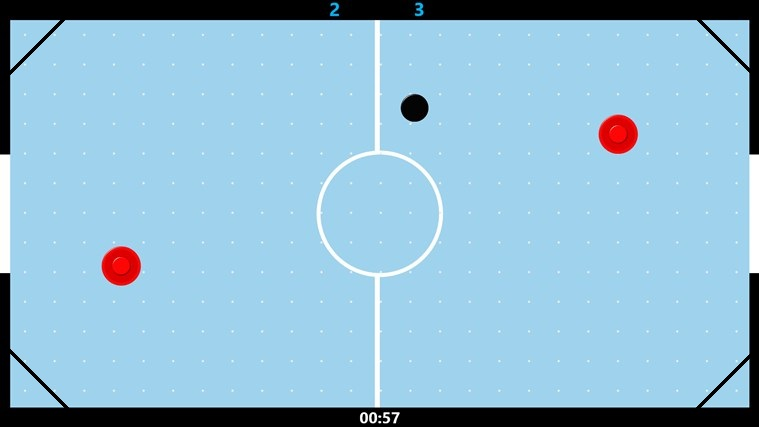
//> input picture frame/ah01.jpg, 759 x 427 px, given in place of the camera
$ ./poly_test3   (built with g++ and OpenCV 4)
//> lines starting //> are read from the running program, lines starting //| are printed output that depends on the picture; after the words box and inside, x2 and y2 are one past the last pixel; in counts of white or black regions, pixels touching at a corner belong together
#include <opencv2/core/core.hpp>
#include <opencv2/imgproc/imgproc.hpp>
#include <opencv2/highgui/highgui.hpp>
#include <opencv/cv.h>
#include <opencv/highgui.h>
#include <time.h>
#include <stdio.h>

#define OUTLINE_COLOR   CV_RGB( 255, 0, 0)
#define HOLE_COLOR      CV_RGB( 0, 255, 0)
#define VIRTEX_COLOR    CV_RGB( 0, 0, 255)

#define CAM_PIX_2HEIGHT (2 * CAM_PIX_HEIGHT)
#define CAM_PIX_WIDTH  160
#define CAM_PIX_HEIGHT 120

using namespace cv;

void DrawNextContour(
    IplImage *img,    //ﾗﾍﾞﾘﾝｸﾞ結果を描画するIplImage(8Bit3chｶﾗｰ)
    CvSeq *Contour, //輪郭へのﾎﾟｲﾝﾀ
    int Level            //輪郭のﾚﾍﾞﾙ(階層)
);

double perimeter_max;
CvSeq *max_perimeter_contor;

//各種輪郭の特徴量の取得
void GetContourFeature(CvSeq *Contour) {
    //面積
    double Area = fabs(cvContourArea(Contour, CV_WHOLE_SEQ));
    //周囲長
    double Perimeter = cvArcLength(Contour);
    //円形度
    double CircleLevel = 4.0 * CV_PI * Area / (Perimeter * Perimeter);

    //傾いていない外接四角形領域(ﾌｨﾚ径)
    CvRect rect = cvBoundingRect(Contour);

    if(perimeter_max < Perimeter) {
        perimeter_max = Perimeter;
        max_perimeter_contor = Contour;
    }
}

////////////////////////////////////////////////////////////////
//  子の輪郭を描画する｡
////////////////////////////////////////////////////////////////
// [30 lines left out: function DrawChildContour, not called in this run]

////////////////////////////////////////////////////////////////
//  次の輪郭を描画する｡
////////////////////////////////////////////////////////////////
void DrawNextContour(
    IplImage *img,    //ﾗﾍﾞﾘﾝｸﾞ結果を描画するIplImage(8Bit3chｶﾗｰ)
    CvSeq *Contour, //輪郭へのﾎﾟｲﾝﾀ
    int Level            //輪郭のﾚﾍﾞﾙ(階層)
) {

    // 輪郭を描画する色の設定
    CvScalar ContoursColor;

    if ((Level % 2) == 1) {
        //白の輪郭の場合､赤で輪郭を描画
        ContoursColor = CV_RGB( 255, 0, 0 );
    } else {
        //黒の輪郭の場合､青で輪郭を描画
        ContoursColor = CV_RGB( 0, 0, 255 );
    }

    //輪郭の描画
    //cvDrawContours( img, Contour, ContoursColor, ContoursColor, 0, 2);

    //各種輪郭の特徴量の取得
    GetContourFeature(Contour); //←ｵﾘｼﾞﾅﾙ関数です｡(詳細は後述)

    if (Contour->h_next != NULL)
        //次の輪郭がある場合は次の輪郭を描画
        DrawNextContour(img, Contour->h_next, Level);

    if (Contour->v_next != NULL)
        //子の輪郭がある場合は子の輪郭を描画
        DrawChildContour(img, Contour->v_next, Level + 1);
}

////////////////////////////////////////////////////////////////
//  ﾗﾍﾞﾘﾝｸﾞ処理
////////////////////////////////////////////////////////////////
void cv_Labelling(
    IplImage *src_img,       //入力画像(8Bitﾓﾉｸﾛ)
    IplImage *dst_img        //出力画像(8Bit3chｶﾗｰ)
) {

    CvMemStorage *storage = cvCreateMemStorage (0);
    CvSeq *contours = NULL;

    if (src_img == NULL)
        return;

    // 画像の二値化【判別分析法(大津の二値化)】
    cvThreshold (src_img, src_img, 0, 255, CV_THRESH_BINARY | CV_THRESH_OTSU);

    // 輪郭の検出(戻り値は取得した輪郭の全個数)
    int find_contour_num = cvFindContours (
                               src_img,                     // 入力画像
                               storage,                      // 抽出された輪郭を保存する領域
                               &contours,                  // 一番外側の輪郭へのﾎﾟｲﾝﾀへのﾎﾟｲﾝﾀ
                               sizeof (CvContour),      // ｼｰｹﾝｽﾍｯﾀﾞのｻｲｽﾞ
                               CV_RETR_EXTERNAL,       // 抽出ﾓｰﾄﾞ
                               // CV_RETR_EXTERNAL - 最も外側の輪郭のみ抽出
                               // CV_RETR_LIST - 全ての輪郭を抽出し,ﾘｽﾄに追加
                               // CV_RETR_CCOMP - 全ての輪郭を抽出し,
                               // 二つのﾚﾍﾞﾙを持つ階層構造を構成する.
                               // 1番目のﾚﾍﾞﾙは連結成分の外側の境界線,
                               // 2番目のﾚﾍﾞﾙは穴(連結成分の内側に存在する)の境界線.
                               // CV_RETR_TREE - 全ての輪郭を抽出し,
                               // 枝分かれした輪郭を完全に表現する階層構造を構成する.
                               CV_CHAIN_APPROX_NONE    // CV_CHAIN_APPROX_SIMPLE:輪郭の折れ線の端点を取得
                               // CV_CHAIN_APPROX_NONE: 輪郭の全ての点を取得
                               // Teh-Chinﾁｪｰﾝの近似ｱﾙｺﾞﾘｽﾞﾑ中の一つを適用する
                               // CV_CHAIN_APPROX_TC89_L1
                               // CV_CHAIN_APPROX_TC89_KCOS
                           );

    if (contours != NULL) {
        //処理後画像を0(黒)で初期化
        cvSet(dst_img, CV_RGB( 0, 0, 0 ));
        //輪郭の描画
        DrawNextContour(dst_img, contours, 1);
    }

    cvDrawContours( dst_img, max_perimeter_contor, CV_RGB( 255, 0, 0 ), CV_RGB( 255, 0, 0 ), 0, 2);
        for ( int i = 0; i < max_perimeter_contor->total; i++) {
        CvPoint *point = CV_GET_SEQ_ELEM (CvPoint, max_perimeter_contor, i);
        //std::cout << "x:" << point->x << ", y:" << point->y  << std::endl;
    }
	// [7 lines of commented-out code are left out]
    cvReleaseMemStorage (&storage);
}


//---------------------------------------------------------------
//【関数名　】：cv_ColorExtraction
//【処理概要】：色抽出
//【引数　　】：src_img        = 入力画像(8bit3ch)
//　　　　　　：dst_img        = 出力画像(8bit3ch)
//　　　　　　：code        = 色空間の指定（CV_BGR2HSV,CV_BGR2Labなど）
//　　　　　　：ch1_lower    = ch1のしきい値(小)
//　　　　　　：ch1_upper    = ch1のしきい値(大)
//　　　　　　：ch2_lower    = ch2のしきい値(小)
//　　　　　　：ch2_upper    = ch2のしきい値(大)
//　　　　　　：ch3_lower    = ch3のしきい値(小)
//　　　　　　：ch3_upper    = ch3のしきい値(大)
//【戻り値　】：なし
//【備考　　】：lower <= upperの場合、lower以上upper以下の範囲を抽出、
//　　　　　　：lower >  upperの場合、upper以下lower以上の範囲を抽出します。
//---------------------------------------------------------------
void cv_ColorExtraction(IplImage* src_img, IplImage* dst_img,
                        int code,
                        int ch1_lower, int ch1_upper,
                        int ch2_lower, int ch2_upper,
                        int ch3_lower, int ch3_upper
                       ) {

    int i, k;

    IplImage *Color_img;
    IplImage *ch1_img, *ch2_img, *ch3_img;
    IplImage *Mask_img;

    int lower[3];
    int upper[3];
    int val[3];

    CvMat *lut;

    //codeに基づいたカラー変換
    Color_img = cvCreateImage(cvGetSize(src_img), src_img->depth, src_img->nChannels);
    cvCvtColor(src_img, Color_img, code);

    //3ChのLUT作成
    lut    = cvCreateMat(256, 1, CV_8UC3);

    lower[0] = ch1_lower;
    lower[1] = ch2_lower;
    lower[2] = ch3_lower;

    upper[0] = ch1_upper;
    upper[1] = ch2_upper;
    upper[2] = ch3_upper;

    for (i = 0; i < 256; i++) {
        for (k = 0; k < 3; k++) {
            if (lower[k] <= upper[k]) {
                if ((lower[k] <= i) && (i <= upper[k])) {
                    val[k] = 255;
                } else {
                    val[k] = 0;
                }
            } else {
                if ((i <= upper[k]) || (lower[k] <= i)) {
                    val[k] = 255;
                } else {
                    val[k] = 0;
                }
            }
        }
        //LUTの設定
        cvSet1D(lut, i, cvScalar(val[0], val[1], val[2]));
    }

    //3ChごとのLUT変換（各チャンネルごとに２値化処理）
    cvLUT(Color_img, Color_img, lut);
    cvReleaseMat(&lut);

    //各チャンネルごとのIplImageを確保する
    ch1_img = cvCreateImage(cvGetSize(Color_img), Color_img->depth, 1);
    ch2_img = cvCreateImage(cvGetSize(Color_img), Color_img->depth, 1);
    ch3_img = cvCreateImage(cvGetSize(Color_img), Color_img->depth, 1);

    //チャンネルごとに二値化された画像をそれぞれのチャンネルに分解する
    cvSplit(Color_img, ch1_img, ch2_img, ch3_img, NULL);

    //3Ch全てのANDを取り、マスク画像を作成する。
    Mask_img = cvCreateImage(cvGetSize(Color_img), Color_img->depth, 1);
    cvAnd(ch1_img, ch2_img, Mask_img);
    cvAnd(Mask_img, ch3_img, Mask_img);

    //入力画像(src_img)のマスク領域を出力画像(dst_img)へコピーする
    cvZero(dst_img);
    cvCopy(src_img, dst_img, Mask_img);

    //解放
    cvReleaseImage(&Color_img);
    cvReleaseImage(&ch1_img);
    cvReleaseImage(&ch2_img);
    cvReleaseImage(&ch3_img);
    cvReleaseImage(&Mask_img);

}

int main(int argc, char* argv[])
{
    IplImage *src_img, *dst_img, *poly_dst, *poly_tmp, *poly_gray, *ipl_concat;
    CvMemStorage *contStorage = cvCreateMemStorage(0);
    CvSeq *contours;
    CvTreeNodeIterator polyIterator;
    int found = 0;
    int i;
    CvPoint poly_point;

    // ポリライン近似
    CvMemStorage *polyStorage = cvCreateMemStorage(0);
    CvSeq *polys, *poly;

    CvCapture* capture_robot_side;
    CvCapture* capture_human_side;
    capture_robot_side = cvCaptureFromCAM(0);
    capture_human_side = cvCaptureFromCAM(1);

    int c;
    int fps=30;
    int iSliderValue1 = 50;
    int iSliderValue2 = 50;

    // size設定
    cvSetCaptureProperty(capture_robot_side,CV_CAP_PROP_FRAME_WIDTH,CAM_PIX_WIDTH);
    cvSetCaptureProperty(capture_robot_side,CV_CAP_PROP_FRAME_HEIGHT,CAM_PIX_HEIGHT);
    cvSetCaptureProperty(capture_human_side,CV_CAP_PROP_FRAME_WIDTH,CAM_PIX_WIDTH);
    cvSetCaptureProperty(capture_human_side,CV_CAP_PROP_FRAME_HEIGHT,CAM_PIX_HEIGHT);
    //fps設定
    cvSetCaptureProperty(capture_robot_side,CV_CAP_PROP_FPS,fps);
    cvSetCaptureProperty(capture_human_side,CV_CAP_PROP_FPS,fps);

    // 画像ファイルポインタの宣言
    IplImage* img_robot_side = cvQueryFrame(capture_robot_side);
//> img_robot_side is the input picture: 427 rows x 759 cols, CV_8UC3; mean B, G, R 208.8, 185.8, 143.5
    IplImage* img_human_side = cvQueryFrame(capture_human_side);
    IplImage* img_all_round = cvCreateImage(cvSize(CAM_PIX_WIDTH, CAM_PIX_2HEIGHT), IPL_DEPTH_8U, 3);
    IplImage* img2  = cvCreateImage(cvGetSize(img_all_round), IPL_DEPTH_8U, 3);
    IplImage* show_img  = cvCreateImage(cvGetSize(img_all_round), IPL_DEPTH_8U, 3);

    //IplImage* -> Mat
    cv::Mat pre_src;
    cv::Mat pre_dst;
    pre_src = cv::cvarrToMat(img_robot_side);
    int iBrightness  = iSliderValue1 - 50;
    double dContrast = iSliderValue2 / 50.0;
    pre_src.convertTo(pre_dst, -1, dContrast, iBrightness);
    //明るさ調整した結果を変換(Mat->IplImage*)して渡す。その後解放。
    *img_robot_side = pre_dst;
    pre_src.release();

    cv::Mat mat_frame1;
    cv::Mat mat_frame2;
    cv::Mat dst_img_v;
    cv::Mat dst_bright_cont;
    int rotate_times = 0;

    img2 = cvCloneImage(img_all_round);
    show_img = cvCloneImage(img_all_round);
    img_robot_side = cvQueryFrame(capture_robot_side);
    img_human_side = cvQueryFrame(capture_human_side);
    //IplImage* -> Mat
    mat_frame1 = cv::cvarrToMat(img_robot_side);
    mat_frame2 = cv::cvarrToMat(img_human_side);
    //上下左右を反転。本番環境では、mat_frame1を反転させる
    cv::flip(mat_frame2, mat_frame2, 0); //水平軸で反転（垂直反転）
    cv::flip(mat_frame2, mat_frame2, 1); //垂直軸で反転（水平反転）
    vconcat(mat_frame2, mat_frame1, dst_img_v);
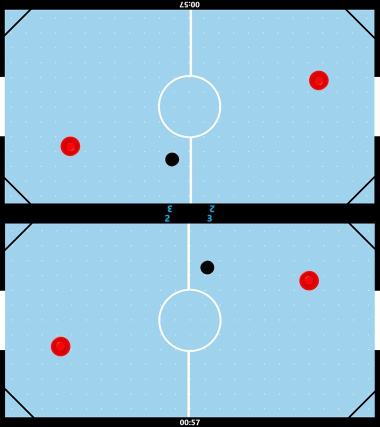
//> dst_img_v: 854 rows x 759 cols, CV_8UC3 (shown at 1/2 size); mean B, G, R 208.8, 185.8, 143.5

    iBrightness  = iSliderValue1 - 50;
    dContrast = iSliderValue2 / 50.0;
    //mat_frame1.convertTo(dst_bright_cont, -1, dContrast, iBrightness);
    dst_img_v.convertTo(dst_bright_cont, -1, dContrast, iBrightness); //１枚にした画像をコンバート
    //明るさ調整した結果を変換(Mat->IplImage*)して渡す。その後解放。
    //*img_robot_side = dst_bright_cont;
    *img_all_round = dst_bright_cont;

    IplImage ipl_tmp = dst_img_v;
    ipl_concat = cvCreateImage( cvGetSize( &ipl_tmp), IPL_DEPTH_8U, 3);
    cvCopy(&ipl_tmp, ipl_concat);

    mat_frame1.release();
    mat_frame2.release();

    // (1)画像を読み込む
    /*if ((src_img = cvLoadImage ("../camera/photodir/capmallet1.png", CV_LOAD_IMAGE_GRAYSCALE)) == 0)
        return -1;*/

    if ((dst_img = cvLoadImage ("../camera/photodir/capmallet1.png", CV_LOAD_IMAGE_COLOR )) == 0)
        return -1;
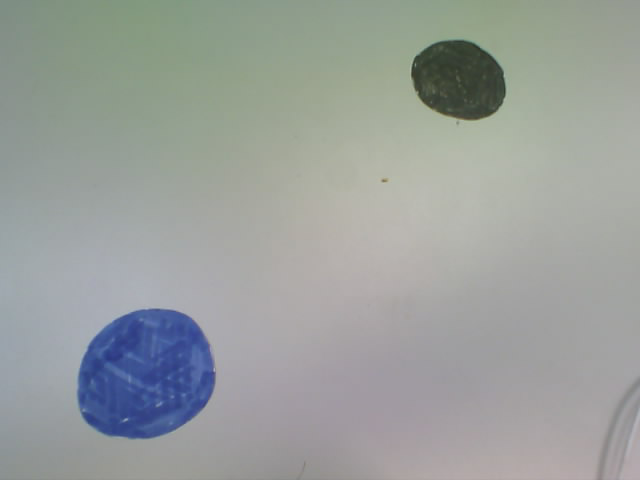
//> input picture camera/photodir/capmallet1.png, 640 x 480 px
//> dst_img is the input picture: 480 rows x 640 cols, CV_8UC3; mean B, G, R 155.8, 158.8, 154.1
    IplImage *scale_image=cvCreateImage(cvSize(160, 120), IPL_DEPTH_8U, 3);
    cvResize(dst_img, scale_image, CV_INTER_LINEAR);
    src_img = cvCreateImage(cvGetSize(ipl_concat), IPL_DEPTH_8U, 1);
    IplImage* dst_img_pack = cvCreateImage(cvGetSize(ipl_concat), IPL_DEPTH_8U, 3);
	cv_ColorExtraction(ipl_concat, dst_img_pack, CV_BGR2HSV, 0, 54, 77, 255, 0, 255);
//> in cv_ColorExtraction, `cvLUT(Color_img, Color_img, lut);`:
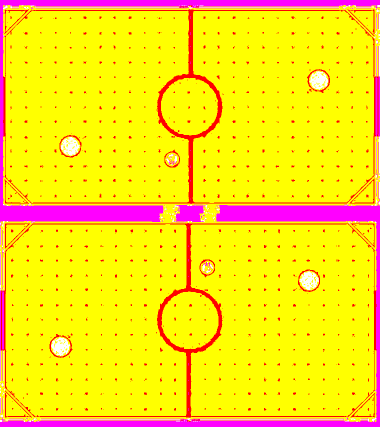
//> Color_img: 854 rows x 759 cols, CV_8UC3 (shown at 1/2 size); mean B, G, R 22.6, 222.3, 255
//> in cv_ColorExtraction, `cvSplit(Color_img, ch1_img, ch2_img, ch3_img, NULL);`:
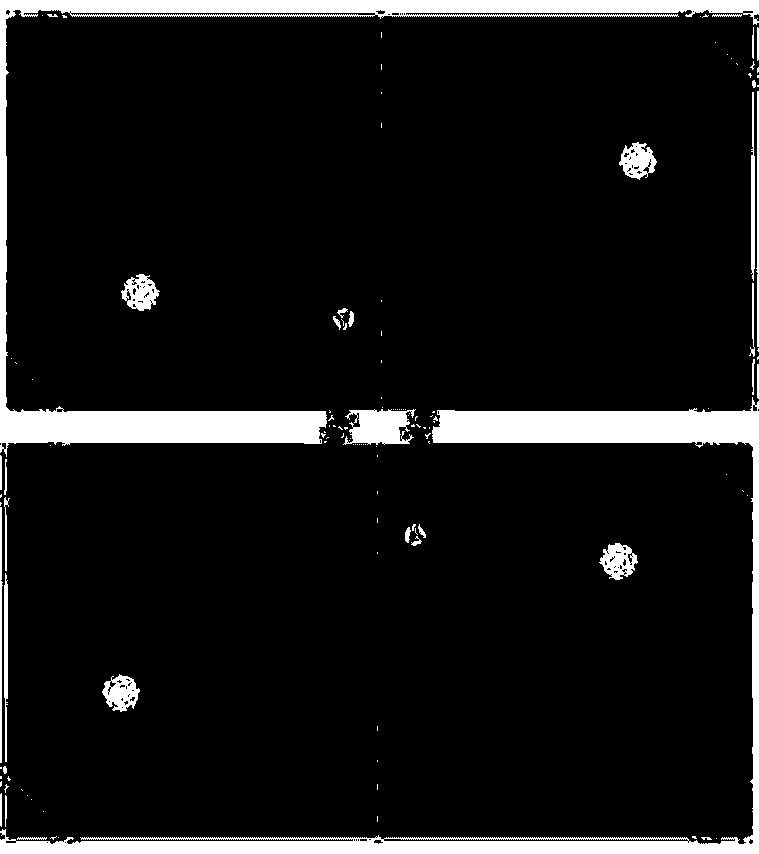
//> ch1_img: 854 rows x 759 cols, CV_8UC1; 8.9% white; 133 white regions (100 under 20 px), largest, box (x1, y1, x2, y2) and area: (0, 0, 759, 457) 24085, (0, 397, 759, 854) 24085, (343, 409, 416, 445) 1800
//> in cv_ColorExtraction, `cvSplit(Color_img, ch1_img, ch2_img, ch3_img, NULL);`:
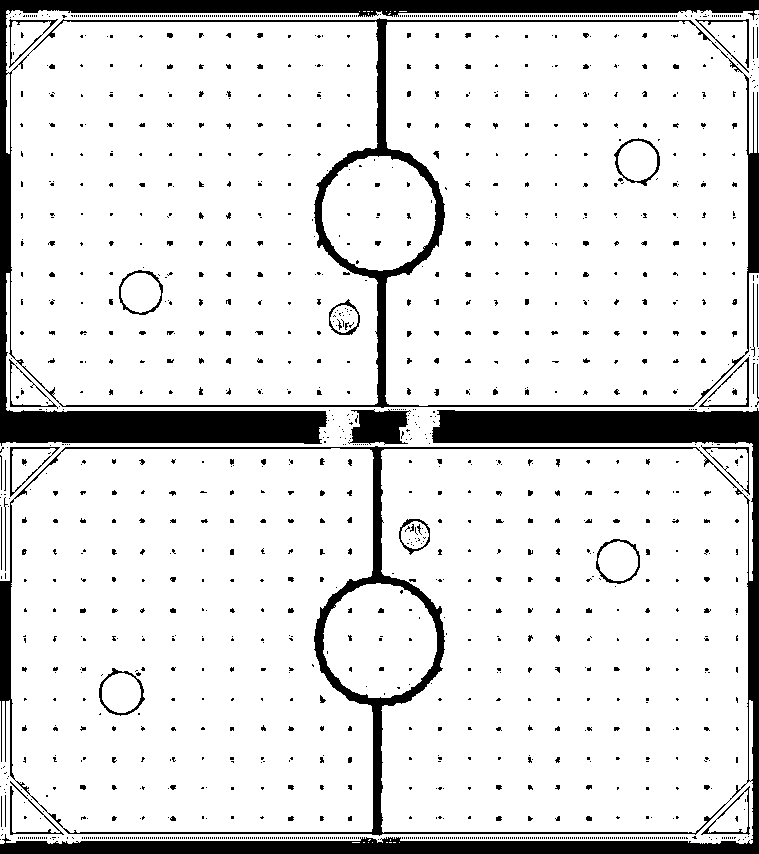
//> ch2_img: 854 rows x 759 cols, CV_8UC1; 87.2% white; 1647 black regions (1496 under 20 px), largest, box (x1, y1, x2, y2) and area: (0, 0, 759, 446) 33490, (0, 408, 759, 854) 33490, (348, 409, 411, 445) 1576

	cvCvtColor(dst_img_pack, src_img, CV_BGR2GRAY);
    cv_Labelling(src_img, ipl_concat);
//> in cv_Labelling, `int find_contour_num = cvFindContours ( src_img, storage, &contours, s..`: contours = 4 contours; box (x1, y1, x2, y2) and area: (599, 543, 638, 580) 890, (121, 274, 160, 311) 890, (102, 674, 140, 712) 882, (619, 142, 657, 180) 882; find_contour_num = 4
//> in GetContourFeature, `double Area = fabs(cvContourArea(Contour, CV_WHOLE_SEQ));`: Area = 882.5
//> in GetContourFeature, `double Perimeter = cvArcLength(Contour);`: Perimeter = 169.1
//> in GetContourFeature, `double CircleLevel = 4.0 * CV_PI * Area / (Perimeter * Perimeter);`: CircleLevel = 0.388
//> in GetContourFeature, `CvRect rect = cvBoundingRect(Contour);`: rect = Rect(102, 674, 38, 38)
//> in GetContourFeature, `perimeter_max = Perimeter;`: perimeter_max = 169.1
//> in GetContourFeature, `max_perimeter_contor = Contour;`: max_perimeter_contor has the same summary as contours in cv_Labelling
//> in DrawNextContour (call 3), `DrawNextContour(img, Contour->h_next, Level);`: Contour->h_next = 1 contour; box (x1, y1, x2, y2) and area: (619, 142, 657, 180) 882
//> in DrawNextContour (call 2), `DrawNextContour(img, Contour->h_next, Level);`: Contour->h_next = 2 contours; box (x1, y1, x2, y2) and area: (121, 274, 160, 311) 890, (619, 142, 657, 180) 882
//> in DrawNextContour, `DrawNextContour(img, Contour->h_next, Level);`: Contour->h_next = 3 contours; box (x1, y1, x2, y2) and area: (599, 543, 638, 580) 890, (121, 274, 160, 311) 890, (619, 142, 657, 180) 882
//> the loop in cv_Labelling, `for ( int i = 0; i < max_perimeter_contor->total; i++)` made 143 passes

    poly_gray = cvCreateImage( cvGetSize(ipl_concat),IPL_DEPTH_8U,1);
    cvCvtColor(ipl_concat, poly_gray, CV_BGR2GRAY);
//> poly_gray: 854 rows x 759 cols, CV_8UC1; values 0 (black) and 76 (white), 0.08% white; 1 white region, box (x1, y1, x2, y2) and area: (101, 673, 141, 713) 500

    poly_tmp = cvCreateImage( cvGetSize( poly_gray), IPL_DEPTH_8U, 1);
    poly_dst = cvCreateImage( cvGetSize( poly_gray), IPL_DEPTH_8U, 3);
    cvCopy( poly_gray, poly_tmp);
    cvCvtColor( poly_gray, poly_dst, CV_GRAY2BGR);
//> poly_dst: 854 rows x 759 cols, CV_8UC3; values 0 (black) and 76 (white), 0.08% white; 1 white region

    // 輪郭抽出
    found = cvFindContours( poly_tmp, contStorage, &contours, sizeof( CvContour), CV_RETR_EXTERNAL, CV_CHAIN_APPROX_SIMPLE);
//> poly_tmp: 854 rows x 759 cols, CV_8UC1; min 0, max 130, mean 0
//> found = 1; contours = 1 contour; box (x1, y1, x2, y2) and area: (101, 673, 141, 713) 1090

    // ポリライン近似
    polys = cvApproxPoly( contours, sizeof( CvContour), polyStorage, CV_POLY_APPROX_DP, 8, 10);
//> polys = 1 contour; box (x1, y1, x2, y2) and area: (101, 673, 141, 713) 768

     // 表示
    //cvDrawContours( poly_dst, contours, OUTLINE_COLOR, HOLE_COLOR, 10, 2, 4, cvPoint( 0, 0));

    cvInitTreeNodeIterator( &polyIterator, ( void*)polys, 10);
    while( (poly = (CvSeq *)cvNextTreeNode( &polyIterator)) != NULL)
    {
            for( i=0; i<poly->total; i++)
            {
                poly_point = *( CvPoint*)cvGetSeqElem( poly, i);
                cvCircle( poly_dst, poly_point, 1, CV_RGB(255, 0 , 255), -1);
                cvCircle( poly_dst, poly_point, 8, CV_RGB(255, 0 , 255));
                std::cout << "x:" << poly_point.x << ", y:" << poly_point.y  << std::endl;
            }
    }
//> this loop made 1 pass
//> poly_point on pass 1: Point(140, 688)
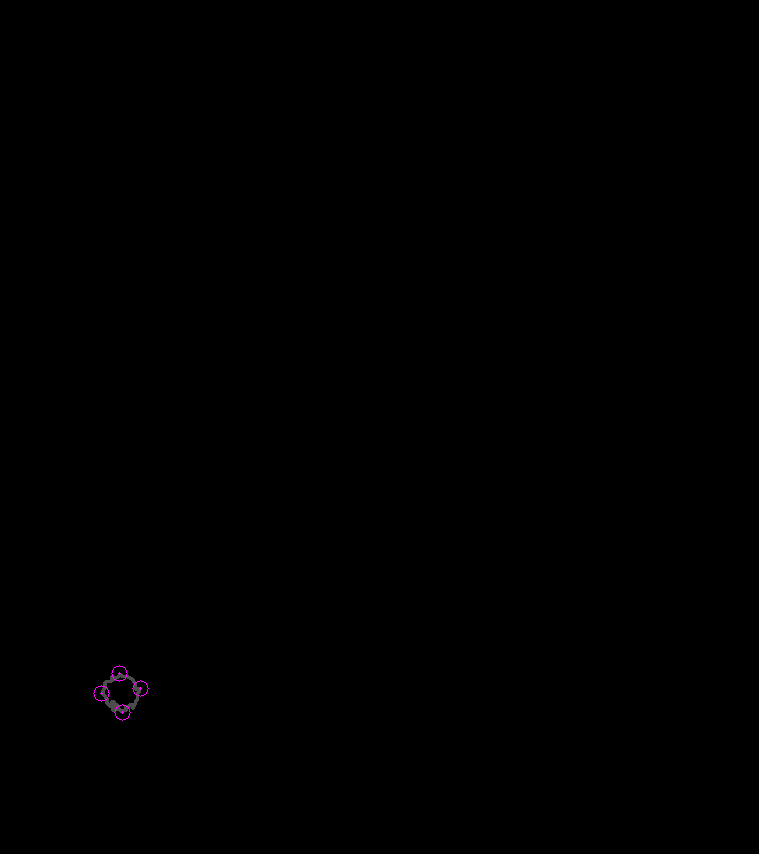
//> poly_dst: 854 rows x 759 cols, CV_8UC3; mean B, G, R 0.1, 0.1, 0.1
//> after the loop, poly = 0 contours

    // [18 lines of commented-out code are left out]

    cvNamedWindow ("Image", CV_WINDOW_AUTOSIZE);
    cvNamedWindow ("Poly", CV_WINDOW_AUTOSIZE);
    while(1) {
        img2 = cvCloneImage(img_all_round);
        show_img = cvCloneImage(img_all_round);
        img_robot_side = cvQueryFrame(capture_robot_side);
        img_human_side = cvQueryFrame(capture_human_side);
        //IplImage* -> Mat
        mat_frame1 = cv::cvarrToMat(img_robot_side);
        mat_frame2 = cv::cvarrToMat(img_human_side);
        //上下左右を反転。本番環境では、mat_frame1を反転させる
        cv::flip(mat_frame2, mat_frame2, 0); //水平軸で反転（垂直反転）
        cv::flip(mat_frame2, mat_frame2, 1); //垂直軸で反転（水平反転）
        vconcat(mat_frame2, mat_frame1, dst_img_v);

        iBrightness  = iSliderValue1 - 50;
        dContrast = iSliderValue2 / 50.0;
        //mat_frame1.convertTo(dst_bright_cont, -1, dContrast, iBrightness);
        dst_img_v.convertTo(dst_bright_cont, -1, dContrast, iBrightness); //１枚にした画像をコンバート
        //明るさ調整した結果を変換(Mat->IplImage*)して渡す。その後解放。
        //*img_robot_side = dst_bright_cont;
        *img_all_round = dst_bright_cont;

        IplImage ipl_tmp = dst_img_v;
        ipl_concat = cvCreateImage( cvGetSize( &ipl_tmp), IPL_DEPTH_8U, 3);
        cvCopy(&ipl_tmp, ipl_concat);

        mat_frame1.release();
        mat_frame2.release();
        //ipl_concat = cvQueryFrame (capture);
        cvShowImage ("Image", ipl_concat);
        cvShowImage ("Poly", poly_dst);
        if(cv::waitKey(30) >= 0) {
//> the Esc key is pressed
            break;
        }
    }

    // 全てのウィンドウの削除
    cvDestroyAllWindows();

//    cvReleaseCapture (&capture);
    cvReleaseCapture(&capture_robot_side);
    cvReleaseCapture(&capture_human_side);
    cvReleaseImage (&poly_dst);
    cvReleaseImage (&ipl_concat);


    return 0;
}
